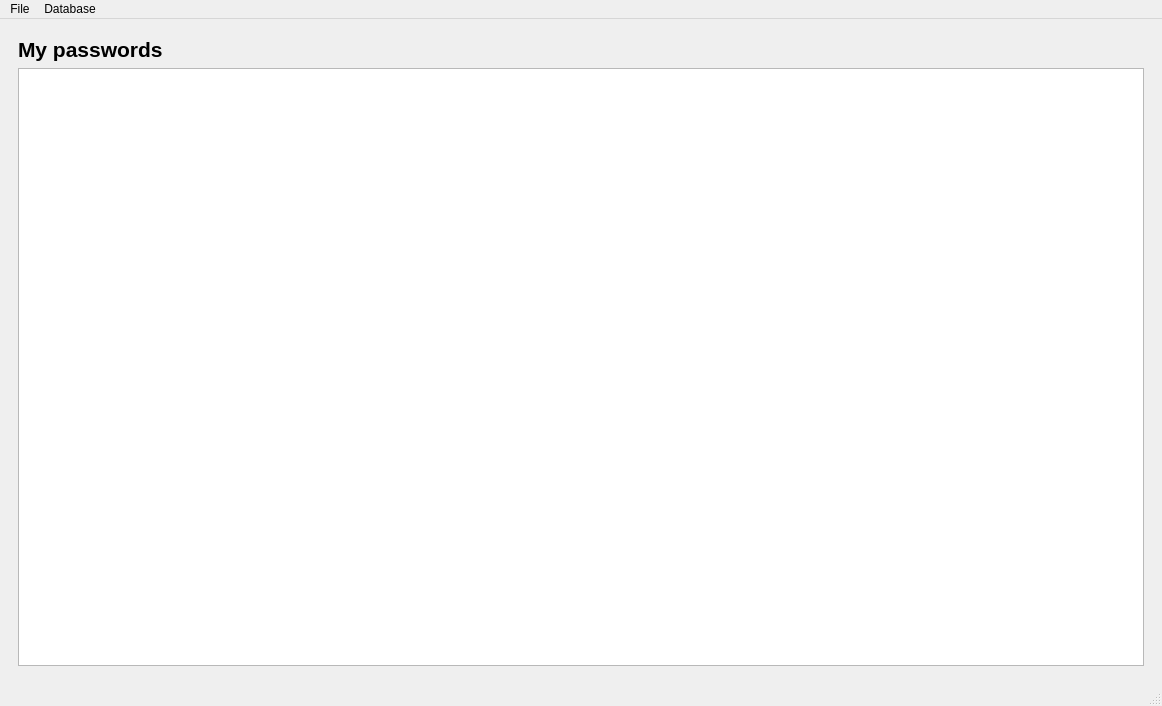
<?xml version="1.0" encoding="UTF-8"?>
<ui version="4.0">
 <class>MainWindow</class>
 <widget class="QMainWindow" name="MainWindow">
  <property name="geometry">
   <rect>
    <x>0</x>
    <y>0</y>
    <width>1162</width>
    <height>706</height>
   </rect>
  </property>
  <property name="minimumSize">
   <size>
    <width>800</width>
    <height>600</height>
   </size>
  </property>
  <property name="windowTitle">
   <string>My password manager</string>
  </property>
  <widget class="QWidget" name="centralwidget">
   <layout class="QGridLayout" name="gridLayout_5">
    <item row="0" column="0">
     <widget class="QStackedWidget" name="stackedWidget">
      <property name="currentIndex">
       <number>2</number>
      </property>
      <widget class="QWidget" name="login_page">
       <property name="contextMenuPolicy">
        <enum>Qt::ContextMenuPolicy::NoContextMenu</enum>
       </property>
       <layout class="QGridLayout" name="gridLayout_2">
        <item row="0" column="1">
         <spacer name="verticalSpacer_3">
          <property name="orientation">
           <enum>Qt::Orientation::Vertical</enum>
          </property>
          <property name="sizeHint" stdset="0">
           <size>
            <width>20</width>
            <height>40</height>
           </size>
          </property>
         </spacer>
        </item>
        <item row="1" column="2">
         <spacer name="horizontalSpacer_4">
          <property name="orientation">
           <enum>Qt::Orientation::Horizontal</enum>
          </property>
          <property name="sizeHint" stdset="0">
           <size>
            <width>40</width>
            <height>20</height>
           </size>
          </property>
         </spacer>
        </item>
        <item row="2" column="1">
         <spacer name="verticalSpacer_4">
          <property name="orientation">
           <enum>Qt::Orientation::Vertical</enum>
          </property>
          <property name="sizeHint" stdset="0">
           <size>
            <width>20</width>
            <height>40</height>
           </size>
          </property>
         </spacer>
        </item>
        <item row="1" column="1">
         <widget class="QFrame" name="frame_login">
          <property name="minimumSize">
           <size>
            <width>150</width>
            <height>100</height>
           </size>
          </property>
          <property name="maximumSize">
           <size>
            <width>400</width>
            <height>300</height>
           </size>
          </property>
          <property name="frameShape">
           <enum>QFrame::Shape::StyledPanel</enum>
          </property>
          <property name="frameShadow">
           <enum>QFrame::Shadow::Raised</enum>
          </property>
          <layout class="QVBoxLayout" name="verticalLayout_3">
           <item>
            <widget class="QLabel" name="label_login">
             <property name="text">
              <string>&lt;html&gt;&lt;head/&gt;&lt;body&gt;&lt;p&gt;&lt;span style=&quot; font-size:20pt;&quot;&gt;Login&lt;/span&gt;&lt;/p&gt;&lt;/body&gt;&lt;/html&gt;</string>
             </property>
             <property name="alignment">
              <set>Qt::AlignmentFlag::AlignCenter</set>
             </property>
            </widget>
           </item>
           <item>
            <layout class="QGridLayout" name="gridLayout_4">
             <item row="1" column="0">
              <widget class="QLabel" name="label_login_password">
               <property name="text">
                <string>&lt;html&gt;&lt;head/&gt;&lt;body&gt;&lt;p align=&quot;right&quot;&gt;&lt;span style=&quot; font-size:12pt;&quot;&gt;Password&lt;/span&gt;&lt;/p&gt;&lt;/body&gt;&lt;/html&gt;</string>
               </property>
              </widget>
             </item>
             <item row="0" column="0">
              <widget class="QLabel" name="label_login_username">
               <property name="text">
                <string>&lt;html&gt;&lt;head/&gt;&lt;body&gt;&lt;p align=&quot;right&quot;&gt;&lt;span style=&quot; font-size:12pt;&quot;&gt;Username&lt;/span&gt;&lt;/p&gt;&lt;/body&gt;&lt;/html&gt;</string>
               </property>
              </widget>
             </item>
             <item row="1" column="1">
              <widget class="QLineEdit" name="lineEdit_login_password">
               <property name="echoMode">
                <enum>QLineEdit::EchoMode::Password</enum>
               </property>
               <property name="cursorMoveStyle">
                <enum>Qt::CursorMoveStyle::VisualMoveStyle</enum>
               </property>
              </widget>
             </item>
             <item row="0" column="1">
              <widget class="QLineEdit" name="lineEdit_login_username"/>
             </item>
            </layout>
           </item>
           <item>
            <layout class="QHBoxLayout" name="horizontalLayout_4">
             <item>
              <spacer name="horizontalSpacer_5">
               <property name="orientation">
                <enum>Qt::Orientation::Horizontal</enum>
               </property>
               <property name="sizeHint" stdset="0">
                <size>
                 <width>40</width>
                 <height>20</height>
                </size>
               </property>
              </spacer>
             </item>
             <item>
              <widget class="QPushButton" name="button_login">
               <property name="text">
                <string>Login</string>
               </property>
               <property name="autoDefault">
                <bool>false</bool>
               </property>
               <property name="default">
                <bool>true</bool>
               </property>
              </widget>
             </item>
            </layout>
           </item>
          </layout>
         </widget>
        </item>
        <item row="1" column="0">
         <spacer name="horizontalSpacer_3">
          <property name="orientation">
           <enum>Qt::Orientation::Horizontal</enum>
          </property>
          <property name="sizeHint" stdset="0">
           <size>
            <width>40</width>
            <height>20</height>
           </size>
          </property>
         </spacer>
        </item>
       </layout>
      </widget>
      <widget class="QWidget" name="masterpass_page">
       <layout class="QGridLayout" name="gridLayout">
        <item row="1" column="0">
         <spacer name="horizontalSpacer">
          <property name="orientation">
           <enum>Qt::Orientation::Horizontal</enum>
          </property>
          <property name="sizeHint" stdset="0">
           <size>
            <width>40</width>
            <height>20</height>
           </size>
          </property>
         </spacer>
        </item>
        <item row="1" column="1">
         <widget class="QFrame" name="frame_masterpass">
          <property name="minimumSize">
           <size>
            <width>150</width>
            <height>100</height>
           </size>
          </property>
          <property name="maximumSize">
           <size>
            <width>400</width>
            <height>300</height>
           </size>
          </property>
          <property name="frameShape">
           <enum>QFrame::Shape::StyledPanel</enum>
          </property>
          <property name="frameShadow">
           <enum>QFrame::Shadow::Raised</enum>
          </property>
          <property name="lineWidth">
           <number>2</number>
          </property>
          <layout class="QVBoxLayout" name="verticalLayout_2">
           <item>
            <widget class="QLabel" name="label_masterpass">
             <property name="font">
              <font>
               <pointsize>14</pointsize>
              </font>
             </property>
             <property name="text">
              <string>Master password:</string>
             </property>
            </widget>
           </item>
           <item>
            <widget class="QLineEdit" name="lineEdit_masterpass">
             <property name="echoMode">
              <enum>QLineEdit::EchoMode::Password</enum>
             </property>
            </widget>
           </item>
           <item>
            <widget class="QPushButton" name="button_check_masterpass">
             <property name="text">
              <string>OK</string>
             </property>
             <property name="default">
              <bool>true</bool>
             </property>
            </widget>
           </item>
          </layout>
         </widget>
        </item>
        <item row="0" column="1">
         <spacer name="verticalSpacer">
          <property name="orientation">
           <enum>Qt::Orientation::Vertical</enum>
          </property>
          <property name="sizeHint" stdset="0">
           <size>
            <width>20</width>
            <height>40</height>
           </size>
          </property>
         </spacer>
        </item>
        <item row="1" column="2">
         <spacer name="horizontalSpacer_2">
          <property name="orientation">
           <enum>Qt::Orientation::Horizontal</enum>
          </property>
          <property name="sizeHint" stdset="0">
           <size>
            <width>40</width>
            <height>20</height>
           </size>
          </property>
         </spacer>
        </item>
        <item row="2" column="1">
         <spacer name="verticalSpacer_2">
          <property name="orientation">
           <enum>Qt::Orientation::Vertical</enum>
          </property>
          <property name="sizeHint" stdset="0">
           <size>
            <width>20</width>
            <height>40</height>
           </size>
          </property>
         </spacer>
        </item>
       </layout>
      </widget>
      <widget class="QWidget" name="main_page">
       <layout class="QGridLayout" name="gridLayout_3">
        <item row="0" column="1">
         <widget class="QLabel" name="label_main_page_title">
          <property name="text">
           <string>&lt;html&gt;&lt;head/&gt;&lt;body&gt;&lt;p&gt;&lt;span style=&quot; font-size:16pt; font-weight:700;&quot;&gt;My passwords&lt;/span&gt;&lt;/p&gt;&lt;/body&gt;&lt;/html&gt;</string>
          </property>
         </widget>
        </item>
        <item row="1" column="1">
         <widget class="QTableView" name="tableView_passwords">
          <property name="editTriggers">
           <set>QAbstractItemView::EditTrigger::NoEditTriggers</set>
          </property>
          <property name="selectionBehavior">
           <enum>QAbstractItemView::SelectionBehavior::SelectRows</enum>
          </property>
          <property name="showGrid">
           <bool>false</bool>
          </property>
          <attribute name="horizontalHeaderStretchLastSection">
           <bool>true</bool>
          </attribute>
          <attribute name="verticalHeaderVisible">
           <bool>false</bool>
          </attribute>
          <attribute name="verticalHeaderStretchLastSection">
           <bool>false</bool>
          </attribute>
         </widget>
        </item>
       </layout>
      </widget>
     </widget>
    </item>
   </layout>
  </widget>
  <widget class="QMenuBar" name="menubar">
   <property name="enabled">
    <bool>true</bool>
   </property>
   <property name="geometry">
    <rect>
     <x>0</x>
     <y>0</y>
     <width>1162</width>
     <height>19</height>
    </rect>
   </property>
   <widget class="QMenu" name="menu_file">
    <property name="enabled">
     <bool>true</bool>
    </property>
    <property name="title">
     <string>File</string>
    </property>
    <addaction name="action_save_as"/>
    <addaction name="action_save"/>
   </widget>
   <widget class="QMenu" name="menu_db">
    <property name="title">
     <string>Database</string>
    </property>
    <addaction name="action_new_entry"/>
   </widget>
   <addaction name="menu_file"/>
   <addaction name="menu_db"/>
  </widget>
  <widget class="QStatusBar" name="statusbar"/>
  <action name="action_save_as">
   <property name="text">
    <string>Save as...</string>
   </property>
  </action>
  <action name="action_save">
   <property name="text">
    <string>Save</string>
   </property>
  </action>
  <action name="action_new_entry">
   <property name="text">
    <string>New entry</string>
   </property>
  </action>
 </widget>
 <tabstops>
  <tabstop>lineEdit_login_username</tabstop>
  <tabstop>lineEdit_login_password</tabstop>
  <tabstop>button_login</tabstop>
  <tabstop>lineEdit_masterpass</tabstop>
  <tabstop>button_check_masterpass</tabstop>
 </tabstops>
 <resources/>
 <connections/>
</ui>
